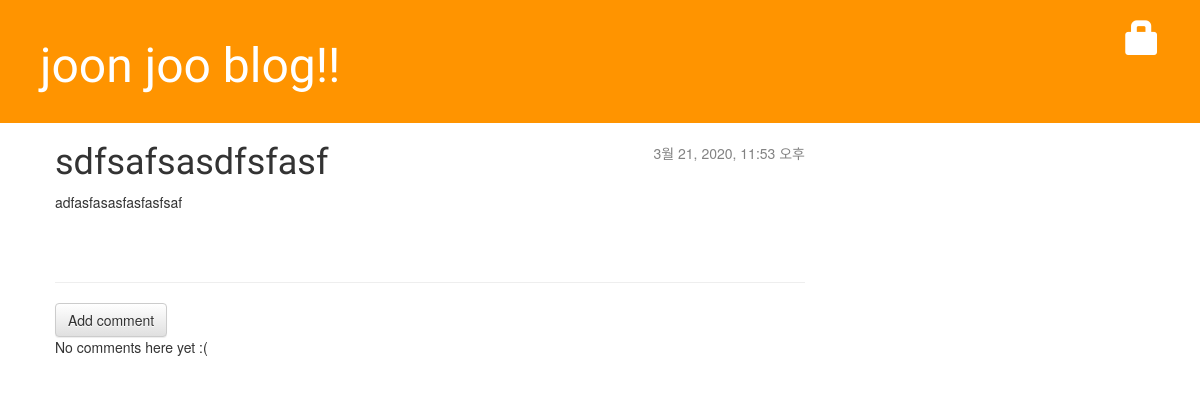
The app's page /post/24/ with its own data.
### blog/models.py (models this page shows, shortened)
class Post(models.Model):
    author = models.ForeignKey(settings.AUTH_USER_MODEL, on_delete=models.CASCADE)
    title = models.CharField(max_length=200)
    text = models.TextField()
    created_date = models.DateTimeField(
            default=timezone.now)
    published_date = models.DateTimeField(
            blank=True, null=True)

### blog/views.py (the view)
# urls.py: path('post/<int:pk>/', views.post_detail, name='post_detail'),
def post_detail(request, pk):
    post = get_object_or_404(Post, pk=pk)
    return render(request, 'blog/post_detail.html', {'post': post})

### blog/templates/blog/post_detail.html
{% extends 'blog/base.html' %}
{% block content %}
    <div class="post">
        {% if post.published_date %}
            <div class="date">
               <p> {{ post.published_date }}</p>
            </div>
        {% else %}
           <a class="btn btn-default" href="{% url 'post_publish' pk=post.pk %}">Publish</a>
        {% endif %}
        <h1>{{ post.title }}</h1>
        <p>{{ post.text|linebreaksbr }}</p>
    </div>
    <hr>
    <a class="btn btn-default" href="{% url 'add_comment_to_post' pk=post.pk %}">Add comment</a>
    {% for comment in post.comments.all %}
        <div class="comment">
            <div class="date">{{ comment.created_date }}</div>
            <strong>{{ comment.author }}</strong>
            <p>{{ comment.text|linebreaks }}</p>
        </div>
    {% empty %}
        <p>No comments here yet :(</p>
    {% endfor %}
{% endblock %}

### blog/static/css/blog.css (style rules this page uses)
h1, h2, h3, h4 { font-family: 'Lobster', cursive; }
.date p { float: right; color: #828282; }
.post { margin-bottom: 70px; }

### records on screen
Post: published_date "3월 21, 2020, 11:53 오후", title "sdfsafsasdfsfasf", text "adfasfasasfasfasfsaf"
